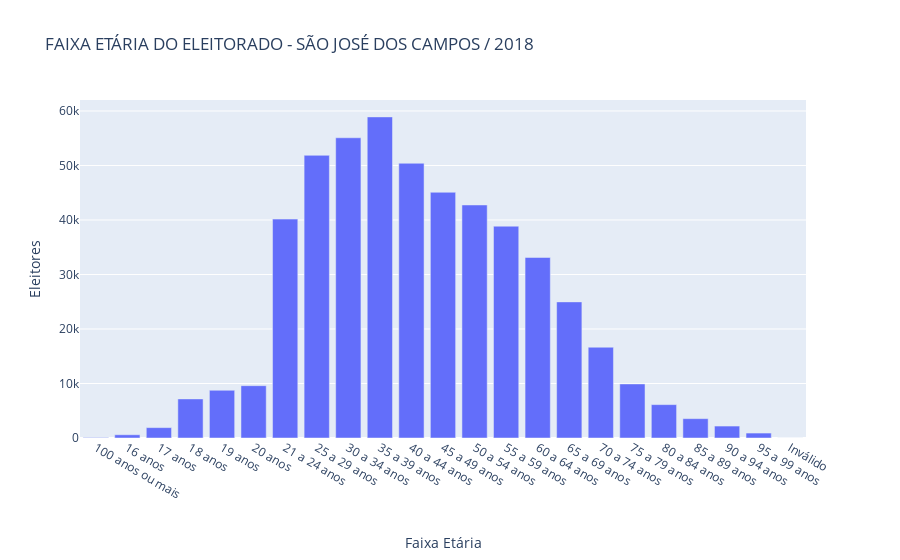

The notebook cell saved with this chart:
### Markdown cell above
### Faixa Etária
Para faixa etária, observamos um gráfico que relaciona a quantidade de pessoas com o intervalo de idade que elas se encaixam:

### Code cell
total_eleitores_faixaetaria = municipio_eleitores.groupby('DS_FAIXA_ETARIA')['QT_ELEITORES_PERFIL'].sum()
fig=px.bar(total_eleitores_faixaetaria, x= total_eleitores_faixaetaria.index, y=total_eleitores_faixaetaria.values,
          title="FAIXA ETÁRIA DO ELEITORADO - " + eleicao_municipio.upper() + " / " + str(eleicao_ano), 
          labels={'y':'Eleitores', 'DS_FAIXA_ETARIA':'Faixa Etária'})

fig.show()

### Figure 1 — Plotly figure (JSON) as saved in the notebook; plotly's stock layout.template omitted (floating-point values rounded to 4 significant figures)
{"data": [{"alignmentgroup": "True", "hovertemplate": "Faixa Etária=%{x}<br>Eleitores=%{y}<extra></extra>", "legendgroup": "", "marker": {"color": "#636efa"}, "name": "", "offsetgroup": "", "orientation": "v", "showlegend": false, "textposition": "auto", "type": "bar", "x": ["100 anos ou mais              ", "16 anos                       ", "17 anos                       ", "18 anos                       ", "19 anos                       ", "20 anos                       ", "21 a 24 anos                  ", "25 a 29 anos                  ", "30 a 34 anos                  ", "35 a 39 anos                  ", "40 a 44 anos                  ", "45 a 49 anos                  ", "50 a 54 anos                  ", "55 a 59 anos                  ", "60 a 64 anos                  ", "65 a 69 anos                  ", "70 a 74 anos                  ", "75 a 79 anos                  ", "80 a 84 anos                  ", "85 a 89 anos                  ", "90 a 94 anos                  ", "95 a 99 anos                  ", "Inválido                      "], "xaxis": "x", "y": [85, 593, 1905, 7173, 8754, 9600, 40163, 51866, 55086, 58915, 50407, 45084, 42755, 38864, 33122, 24973, 16654, 9920, 6125, 3548, 2193, 906, 2], "yaxis": "y"}], "layout": {"barmode": "relative", "legend": {"tracegroupgap": 0}, "title": {"text": "FAIXA ETÁRIA DO ELEITORADO - SÃO JOSÉ DOS CAMPOS / 2018"}, "xaxis": {"anchor": "y", "domain": [0, 1], "title": {"text": "Faixa Etária"}}, "yaxis": {"anchor": "x", "domain": [0, 1], "title": {"text": "Eleitores"}}}}
